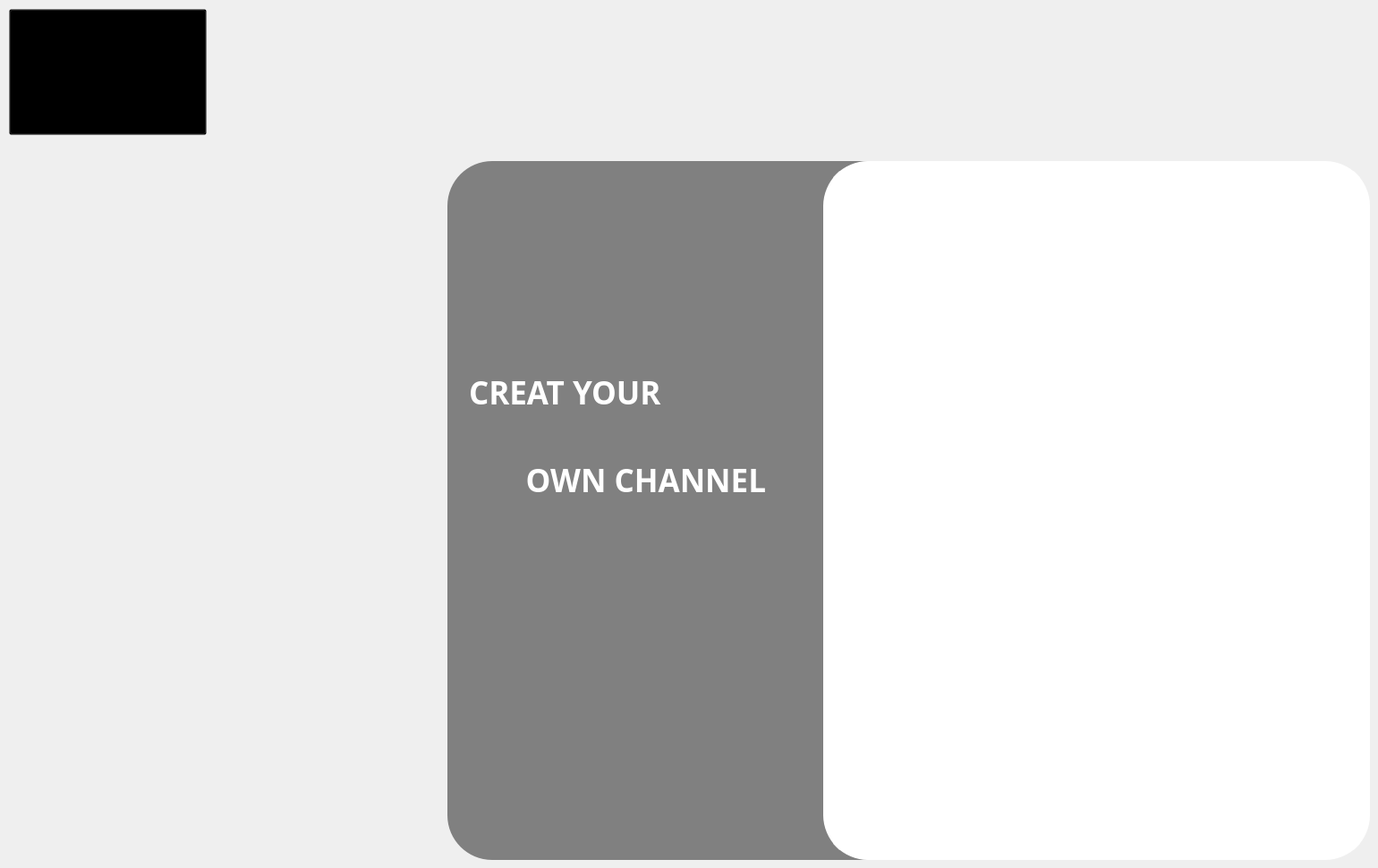
   <widget class="QWidget" name="chaines1">
    <property name="styleSheet">
     <string notr="true">#loM_2{
	/*border-image:url(../images/logo.png);*/
	border: 2px solid black;
    border-radius: 30px;
	color:white;
	font-size: 20px;
/*background-color:qlineargradient(spread:pad, x1:0.858, y1:0.375, x2:0, y2:0, stop:0 rgba(0, 1, 145, 255), stop:1 rgba(16, 30, 41, 200));*/
background-color:rgba(65,105,225,100);
}
QMainWindow{
background-color: black;
	
}
#vewatchM_2{
	border-image:url(../images/logo.png);
    color: white;
    font-family: Ms Shell Dlg; /* Famille de police */
    font-size: 16px; 
    font-weight: bold;
    /*text-transform: uppercase; /* Transformation du texte en majuscules */
	padding-left: 20px;
}
#vewatch_2M_2{
	border-image:url(../images/logo.png);
    color: white;
    font-family: Ms Shell Dlg; /* Famille de police */
    font-size: 16px; 
    font-weight: bold;
    /*text-transform: uppercase; /* Transformation du texte en majuscules */
	padding-left: 20px;
}

#formM_2{
border-radius:15px;
  /*background-color: rgba(16,30,41,240);*/
background-image: url(../images/form.jpg);

}
#labelM_2{
background-color:qlineargradient(spread:pad, x1:0.858, y1:0.375, x2:0, y2:0, stop:0 rgba(0, 1, 145, 255), stop:1 rgba(16, 30, 41, 200));
border-top-right-radius:70px;
}
#label_2M{
background-color:qlineargradient(spread:pad, x1:0.858, y1:0.375, x2:0, y2:0, stop:0 rgba(0, 1, 145, 255), stop:1 rgba(16, 30, 41, 200));
border-top-right-radius:70px;
}

#tv_2 M_2{
	border-radius: none;
    background-color: none;
	 color: white;
	
}

#radio_2M_2{
	border-radius: none;
    background-color: none;
	 color: white;
	
}
#searchM_2{
	border-radius:10;
    background-color: rgba(0,0,0,150);
	 color: white;
	
}
#lineSearchM_2{
	border-radius:10;
    background-color: rgba(0,0,0,150);
	 color: white;
}
#seriesM_2{
	border-image:url(../images/vseries.png);
	border: transparent;
    border-radius: 16px;
background-color:transparent}
#chaines1{
background-color: qlineargradient(spread:pad, x1:0.426227, y1:0, x2:0.625, y2:1, stop:0 rgba(0, 0, 0, 255), stop:1 rgba(49, 21, 78, 255));
}
</string>
    </property>
    <widget class="QLineEdit" name="TitleM_2">
     <property name="geometry">
      <rect>
       <x>1060</x>
       <y>330</y>
       <width>391</width>
       <height>31</height>
      </rect>
     </property>
     <property name="styleSheet">
      <string notr="true">
 font-family: Ms Shell Dlg;
color:black;

                     font-size: 15px; 
                     font-weight: bold; 
                     
                     background-color: transparent;
                     
                     border: 1px solid black;
border-color:black;

border-radius:none;
</string>
     </property>
     <property name="text">
      <string/>
     </property>
     <property name="placeholderText">
      <string>Title</string>
     </property>
    </widget>
    <widget class="QLabel" name="formM_2">
     <property name="geometry">
      <rect>
       <x>500</x>
       <y>180</y>
       <width>511</width>
       <height>781</height>
      </rect>
     </property>
     <property name="contextMenuPolicy">
      <enum>Qt::NoContextMenu</enum>
     </property>
     <property name="styleSheet">
      <string notr="true">

border-radius:50px;
border-color:white;
background-color:gray;

</string>
     </property>
     <property name="text">
      <string/>
     </property>
     <property name="scaledContents">
      <bool>true</bool>
     </property>
    </widget>
    <widget class="QRadioButton" name="radioButtonM_2">
     <property name="geometry">
      <rect>
       <x>1190</x>
       <y>760</y>
       <width>97</width>
       <height>20</height>
      </rect>
     </property>
     <property name="styleSheet">
      <string notr="true"> background-color: transparent;
    border: none;</string>
     </property>
     <property name="text">
      <string>Radio</string>
     </property>
    </widget>
    <widget class="QPushButton" name="addButtonM_2">
     <property name="geometry">
      <rect>
       <x>1150</x>
       <y>870</y>
       <width>221</width>
       <height>71</height>
      </rect>
     </property>
     <property name="styleSheet">
      <string notr="true">#addButtonM_2 {
    font-family: &quot;Ms Shell Dlg&quot;;
    font-size: 35px; 
    font-weight: bold; 
    background-color: black;
    color: white;
    border: 1px solid black;
    border-radius: 20px;
}

#addButtonM_2:hover {
    background-color: #03224c ;
}
</string>
     </property>
     <property name="text">
      <string>Save</string>
     </property>
    </widget>
    <widget class="QLabel" name="addChannelM_2">
     <property name="geometry">
      <rect>
       <x>1180</x>
       <y>210</y>
       <width>301</width>
       <height>71</height>
      </rect>
     </property>
     <property name="styleSheet">
      <string notr="true">  color: black;
    font-family: Ms Shell Dlg;
    font-size: 16px; 
    font-weight: bold;
    /*text-transform: uppercase; /* Transformation du texte en majuscules */
	padding-left: 20px;
font-size:30px;
background-color:none;</string>
     </property>
     <property name="text">
      <string>Media</string>
     </property>
    </widget>
    <widget class="QLineEdit" name="ProducerM_2">
     <property name="geometry">
      <rect>
       <x>1060</x>
       <y>390</y>
       <width>391</width>
       <height>31</height>
      </rect>
     </property>
     <property name="styleSheet">
      <string notr="true">
 font-family: Ms Shell Dlg;
color:black;

                     font-size: 15px; 
                     font-weight: bold; 
                     
                     background-color: transparent;
                     color: black;
                     border: 1px solid black;
border-radius:none;
</string>
     </property>
     <property name="text">
      <string/>
     </property>
     <property name="placeholderText">
      <string>Producer</string>
     </property>
    </widget>
    <widget class="QPushButton" name="vewatch_2M_2">
     <property name="geometry">
      <rect>
       <x>10</x>
       <y>10</y>
       <width>221</width>
       <height>141</height>
      </rect>
     </property>
     <property name="styleSheet">
      <string notr="true">border-image:url(../images/logo.png);
    color: white;
    font-family: Ms Shell Dlg; /* Famille de police */
    font-size: 16px; 
    font-weight: bold;
    /*text-transform: uppercase; /* Transformation du texte en majuscules */
	padding-left: 20px;
background-color:transparent;</string>
     </property>
     <property name="text">
      <string/>
     </property>
    </widget>
    <widget class="QTextEdit" name="textEdit_5M_2">
     <property name="geometry">
      <rect>
       <x>520</x>
       <y>410</y>
       <width>571</width>
       <height>481</height>
      </rect>
     </property>
     <property name="styleSheet">
      <string notr="true"> background-color: transparent;
    border: none;
   font-family: CONSOLA;
font-size:50px
 

</string>
     </property>
     <property name="html">
      <string>&lt;!DOCTYPE HTML PUBLIC &quot;-//W3C//DTD HTML 4.0//EN&quot; &quot;http://www.w3.org/TR/REC-html40/strict.dtd&quot;&gt;
&lt;html&gt;&lt;head&gt;&lt;meta name=&quot;qrichtext&quot; content=&quot;1&quot; /&gt;&lt;style type=&quot;text/css&quot;&gt;
p, li { white-space: pre-wrap; }
&lt;/style&gt;&lt;/head&gt;&lt;body style=&quot; font-family:'CONSOLA'; font-size:50px; font-weight:400; font-style:normal;&quot;&gt;
&lt;p style=&quot; margin-top:0px; margin-bottom:0px; margin-left:0px; margin-right:0px; -qt-block-indent:0; text-indent:0px;&quot;&gt;&lt;span style=&quot; font-family:'MS Shell Dlg 2'; font-size:26pt; font-weight:600; color:#ffffff;&quot;&gt;CREAT YOUR &lt;/span&gt;&lt;/p&gt;
&lt;p style=&quot; margin-top:0px; margin-bottom:0px; margin-left:0px; margin-right:0px; -qt-block-indent:0; text-indent:0px;&quot;&gt;&lt;span style=&quot; font-family:'MS Shell Dlg 2'; font-size:26pt; font-weight:600; color:#ffffff;&quot;&gt; &lt;/span&gt;&lt;/p&gt;
&lt;p style=&quot; margin-top:0px; margin-bottom:0px; margin-left:0px; margin-right:0px; -qt-block-indent:0; text-indent:0px;&quot;&gt;&lt;span style=&quot; font-family:'MS Shell Dlg 2'; font-size:26pt; font-weight:600; color:#ffffff;&quot;&gt;       OWN CHANNEL&lt;/span&gt;&lt;/p&gt;&lt;/body&gt;&lt;/html&gt;</string>
     </property>
    </widget>
    <widget class="QRadioButton" name="radioButton_2M_2">
     <property name="geometry">
      <rect>
       <x>1310</x>
       <y>760</y>
       <width>97</width>
       <height>20</height>
      </rect>
     </property>
     <property name="styleSheet">
      <string notr="true"> background-color: transparent;
    border: none;</string>
     </property>
     <property name="text">
      <string>Channel</string>
     </property>
    </widget>
    <widget class="QTextEdit" name="textEditM_2">
     <property name="geometry">
      <rect>
       <x>1060</x>
       <y>440</y>
       <width>391</width>
       <height>261</height>
      </rect>
     </property>
     <property name="styleSheet">
      <string notr="true">
 font-family: Ms Shell Dlg;
color:black;

                     font-size: 15px; 
                     font-weight: bold; 
                     
                     background-color: transparent;
                     color: black;
                     border: 1px solid black;
border-radius:0;

</string>
     </property>
     <property name="html">
      <string>&lt;!DOCTYPE HTML PUBLIC &quot;-//W3C//DTD HTML 4.0//EN&quot; &quot;http://www.w3.org/TR/REC-html40/strict.dtd&quot;&gt;
&lt;html&gt;&lt;head&gt;&lt;meta name=&quot;qrichtext&quot; content=&quot;1&quot; /&gt;&lt;style type=&quot;text/css&quot;&gt;
p, li { white-space: pre-wrap; }
&lt;/style&gt;&lt;/head&gt;&lt;body style=&quot; font-family:'Ms Shell Dlg'; font-size:15px; font-weight:600; font-style:normal;&quot;&gt;
&lt;p style=&quot;-qt-paragraph-type:empty; margin-top:0px; margin-bottom:0px; margin-left:0px; margin-right:0px; -qt-block-indent:0; text-indent:0px; font-family:'MS Shell Dlg 2'; font-size:7.8pt; font-weight:400;&quot;&gt;&lt;br /&gt;&lt;/p&gt;&lt;/body&gt;&lt;/html&gt;</string>
     </property>
     <property name="placeholderText">
      <string>Description</string>
     </property>
    </widget>
    <widget class="QPushButton" name="imageButtonM_2">
     <property name="geometry">
      <rect>
       <x>1040</x>
       <y>730</y>
       <width>101</width>
       <height>91</height>
      </rect>
     </property>
     <property name="styleSheet">
      <string notr="true">
                     font-size: 35px; 
                     font-weight: bold; 
                     font-family: DRIPICONS-V2;
                     background-color: transparent;
                     color: black;
                     border: 1px solid black;
border-radius:20px;

</string>
     </property>
     <property name="text">
      <string>:</string>
     </property>
    </widget>
    <widget class="QLabel" name="label_13M_3">
     <property name="geometry">
      <rect>
       <x>920</x>
       <y>180</y>
       <width>611</width>
       <height>781</height>
      </rect>
     </property>
     <property name="styleSheet">
      <string notr="true">  border: 10px solid white;
border-radius:50px;
border-color:white;
background-color:white;</string>
     </property>
     <property name="text">
      <string/>
     </property>
    </widget>
   </widget>
